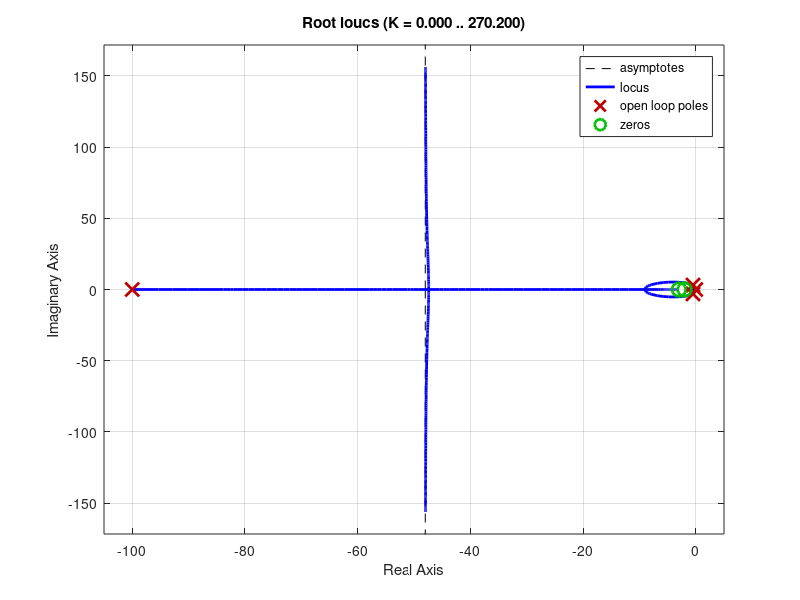

This figure's MATLAB source: (Note: this script raises an error after producing the figure.)
%% Damped pendulum - Control Design
% Damped pendulum from Chapter 1, linearized around the hanging position 
% (theta = 0). The input u is a torque scaled by the inertia and the output is 
% the angle theta.

clear all
close all

k = 1;              % viscous damping [1/s]
g = 9.8;            % gravity [m/s^2]
L = 1;              % length [m]
s = tf('s');

G = 1/(s^2 + k*s + g/L);
%% 
% Plot the root locus of G:

rlocus(G);
%% 
% The open loop poles are at -0.5 +/- 3.1j: the pendulum is stable, but very 
% lightly damped. With C(s) = K the poles move vertically, so the response 
% becomes even more oscillatory, and there is a steady state error:
% 
% $$\frac{1}{1+L(0)} = \frac{1}{1+K/9.8}$$

K = 20;
step(minreal(K*G/(1+K*G)));
%% 
% To have zero steady state error we need an integrator, and to damp the 
% oscillations we need zeros that attract the root locus to the left. Let's 
% try a PID controller with zeros at -2 and -3, and a fast pole at -100 that 
% makes it proper (filtered derivative):
% 
% $$C(s) = K\frac{(s+2)(s+3)}{s(s/100+1)}$$

C = (s+2)*(s+3)/(s*(s/100+1));
rlocus(C*G);
%% 
% With a gain of 10 the closed loop poles are at about -1.3, -5.2 +/- 5.1j, 
% and a fast one at -89.

K = 10;
C = K*C;
pzplot(minreal(C*G/(1+C*G)));
%% 
% The step response now has zero steady state error and little overshoot

step(minreal(C*G/(1+C*G)));
%% 
% To try this controller in PEN_Realtime_Demo, set
% 
%   C = 10*(s+2)*(s+3)/(s*(s/100+1));

[numC, denC] = tfdata(C, 'v')
